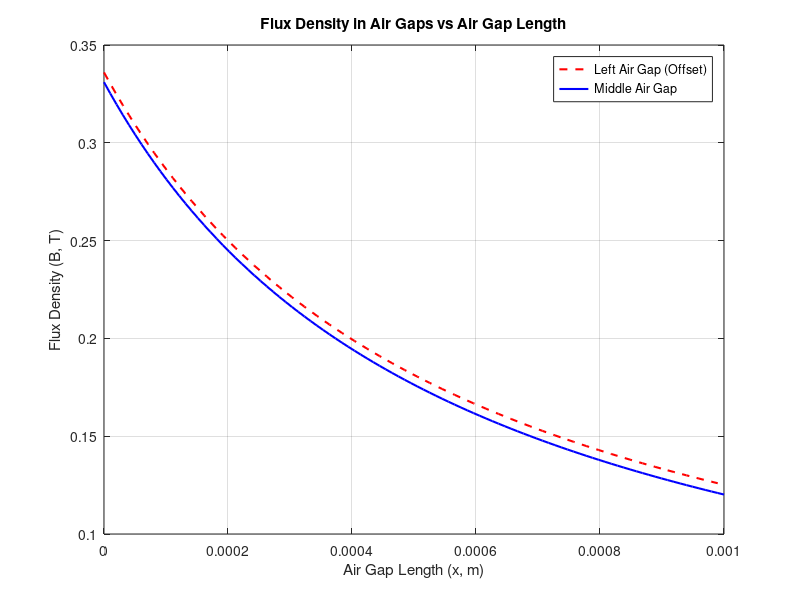

Write MATLAB code to recreate this figure. (Note: this script raises an error after producing the figure.)
% Constants
mu_0 = 4 * pi * 1e-7; % Permeability of free space (H/m)
mu_r = 1000; % Relative permeability of the core
A_outer = 1e-4; % Cross-sectional area of the outer legs (m^2)
A_middle = 2e-4; % Cross-sectional area of the middle leg (m^2)
F = 300; % Magnetomotive force (Ampere-Turns)

% Generate 100 datapoints for x in meters
x_m = linspace(0, 0.001, 100); % x from 0 to 0.001 m (SI units)

% Preallocate arrays
B_left = zeros(size(x_m));
B_middle = zeros(size(x_m));

% Loop through all x values
for i = 1:length(x_m)
    % Air gap lengths in meters
    g_left = x_m(i); % Left and right gap lengths in meters
    g_middle = x_m(i) + 0.001; % Middle gap length in meters

    % Reluctances
    l_left_core = 0.1 - x_m(i); % Left core length in meters
    R_left_core = l_left_core / (mu_0 * mu_r * A_outer); % Core reluctance
    R_left_gap = g_left / (mu_0 * A_outer); % Left gap reluctance
    R_left = R_left_core + R_left_gap;

    l_middle_core = 0.04 - g_middle; % Middle core length in meters
    R_middle_core = l_middle_core / (mu_0 * mu_r * A_middle); % Core reluctance
    R_middle_gap = g_middle / (mu_0 * A_middle); % Middle gap reluctance
    R_middle = R_middle_core + R_middle_gap;

    % Total reluctance
    R_left_right = (1 / R_left + 1 / R_left)^-1; % Left and right branches in parallel
    R_total = R_middle + R_left_right; % Total reluctance including middle

    % Flux calculations
    Phi_middle = F / R_total; % Flux in the middle branch
    Phi_left = Phi_middle * 0.5; % Flux in the left branch

    % Flux densities
    B_left(i) = Phi_left / A_outer; % Flux density in the left air gap
    B_middle(i) = Phi_middle / A_middle; % Flux density in the middle air gap
end

% Plot results with adjustments for visibility
figure;
% Plot B_left with a slight offset
plot(x_m, B_left + 0.005, '--r', 'LineWidth', 1.5, 'DisplayName', 'Left Air Gap (Offset)');
hold on;
% Plot B_middle without an offset
plot(x_m, B_middle, '-b', 'LineWidth', 1.5, 'DisplayName', 'Middle Air Gap');
xlabel('Air Gap Length (x, m)');
ylabel('Flux Density (B, T)');
title('Flux Density in Air Gaps vs Air Gap Length');
legend('Location', 'best');
grid on;
hold off;

% Display example results
disp('Example Results (SI Units):');
disp(table(x_m', B_left', B_middle', ...
    'VariableNames', {'x_m (m)', 'B_Left_Air_Gap (T)', 'B_Middle_Air_Gap (T)'}));
